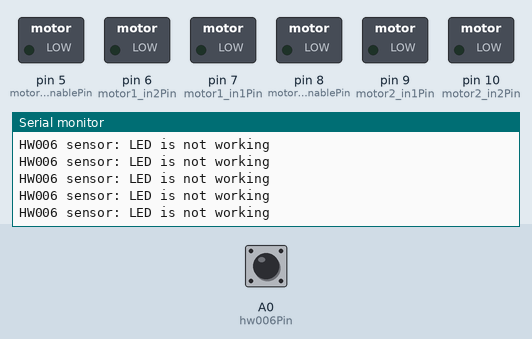
Recording of a sketch running on a simulated Arduino Uno, built with avr-gcc and run on an emulated ATmega328P. Shown: switched loads named in the sketch (green lamp = pin HIGH), the last lines printed to the serial monitor. The inputs (shaded band) are chosen by the test bench; at power-on: A0 (hw006Pin) LOW.

Above: at 1.2 s.
1.3 s: A0 (hw006Pin) driven HIGH
At 1.9 s:
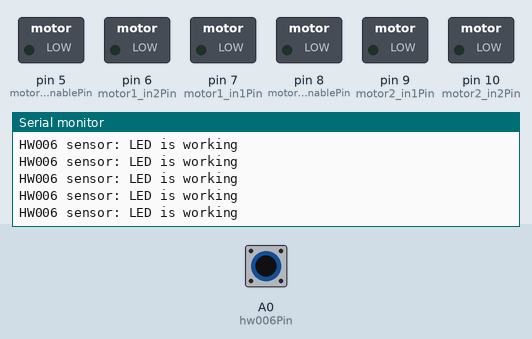
3.2 s: A0 (hw006Pin) driven LOW
At 4.1 s:
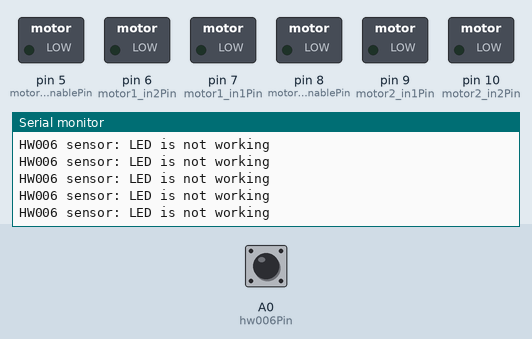

Measured:
- after the input at 1.3 s, the serial monitor: prints a new line after 0.08 s (image 1)

The sketch:

sensortest.ino
```cpp
/*
  File: sensortest.ino
  Project: sensor test
  Author: kiroshi
*/

// ----------------------------------------------------------------------------------------------------------------------
// Pins definition

// motors
#define motor1_enablePin 5  // Pin to enable the motor1
#define motor1_in1Pin 7     // Pin for entrance 1 - L298N
#define motor1_in2Pin 6     // Pin for entrance 2 - L298N
#define motor2_enablePin 8  // Pin to enable the motor2
#define motor2_in1Pin 9     // Pin for entrance 1 - L298N
#define motor2_in2Pin 10    // Pin for entrance 2 - L298N

// infrared sensor
#define hw006Pin A0         // Pin connected to the OUT pin of HW006

// ultrasonic sensors
#define front_trigPin 3     // Pin for the trigger of the ultrasonic sensor
#define front_echoPin 4     // Pin for the echo of the ultrasonic sensor
#define left_trigPin 2     // Pin for the trigger of the ultrasonic sensor
#define left_echoPin 11      // Pin for the echo of the ultrasonic sensor
#define right_trigPin 12    // Pin for the trigger of the ultrasonic sensor
#define right_echoPin 13    // Pin for the echo of the ultrasonic sensor

// Global variables
long duration;
int distance;

void setup() {
  // Configure the pins for output

  // Configure the motors
  pinMode(motor1_enablePin, OUTPUT);
  pinMode(motor1_in1Pin, OUTPUT);
  pinMode(motor1_in2Pin, OUTPUT);
  pinMode(motor2_enablePin, OUTPUT);
  pinMode(motor2_in1Pin, OUTPUT);
  pinMode(motor2_in2Pin, OUTPUT);

  // Configure the pins for the HW006 sensor
  pinMode(hw006Pin, INPUT);

  // Configure the pins for the ultrasonic sensors
  pinMode(front_trigPin, OUTPUT);
  pinMode(front_echoPin, INPUT);
  pinMode(left_trigPin, OUTPUT);
  pinMode(left_echoPin, INPUT);
  pinMode(right_trigPin, OUTPUT);
  pinMode(right_echoPin, INPUT);

  // Initialize serial communication
  Serial.begin(9600);
}

void loop() {
  // Continuously measure and output distances
  //measureAndPrintDistance(front_trigPin, front_echoPin, "Front");
  //measureAndPrintDistance(left_trigPin, left_echoPin, "Left");
  //measureAndPrintDistance(right_trigPin, right_echoPin, "Right");
  checkHW006();
}

// ----------------------------------------------------------------------------------------------------------------------
// Functions
// ----------------------------------------------------------------------------------------------------------------------

void measureAndPrintDistance(int trigPin, int echoPin, const char* sensorName) {
  digitalWrite(trigPin, LOW);
  delayMicroseconds(2);
  digitalWrite(trigPin, HIGH);
  delayMicroseconds(10);
  digitalWrite(trigPin, LOW);

  // Reads the echoPin, returns the sound wave travel time in microseconds
  duration = pulseIn(echoPin, HIGH);

  // Calculating the distance
  distance = duration * 0.034 / 2;

  // Print the distance to the Serial Monitor
  Serial.print(sensorName);
  Serial.print(" Sensor Distance: ");
  Serial.print(distance);
  Serial.println(" cm");
}

void checkHW006() {
  // Read the state of HW006 sensor
  int hw006State = digitalRead(hw006Pin);

  // Print the state to the Serial Monitor
  if (hw006State == HIGH) {
    Serial.println("HW006 sensor: LED is working");
  } else {
    Serial.println("HW006 sensor: LED is not working");
  }
}
```
